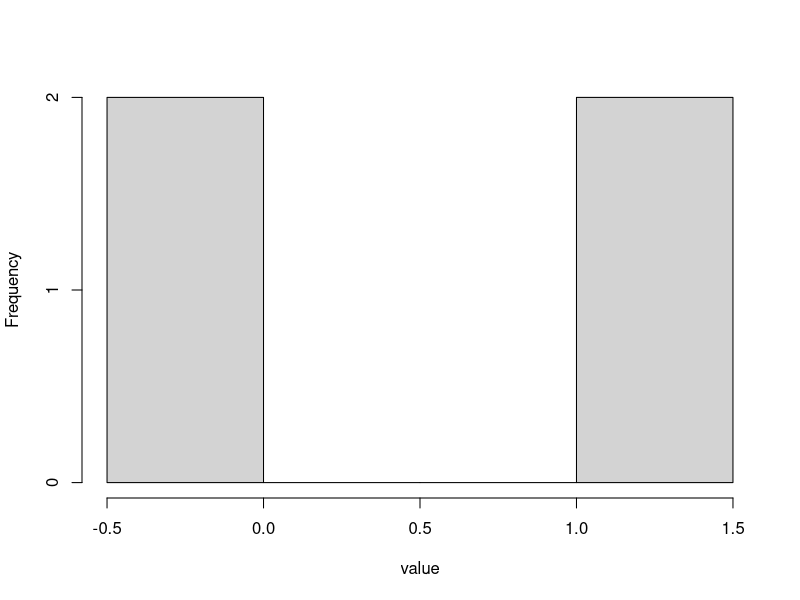
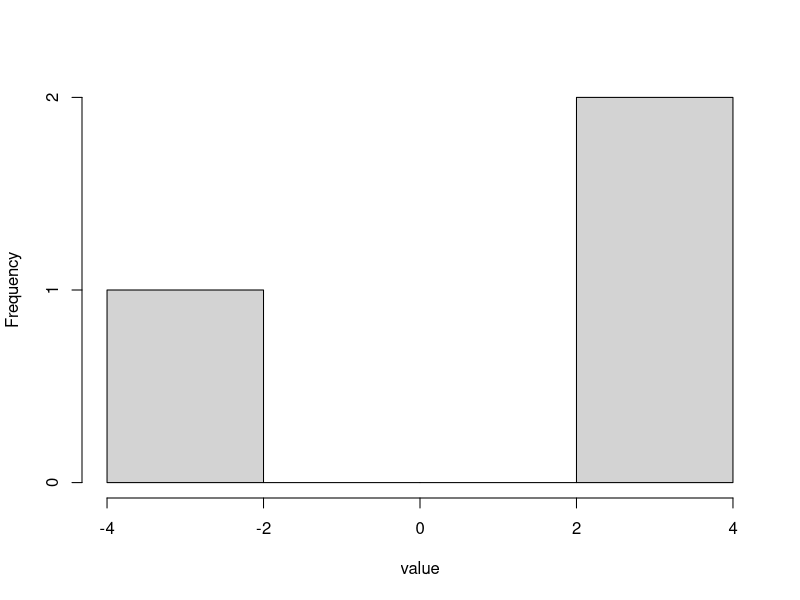
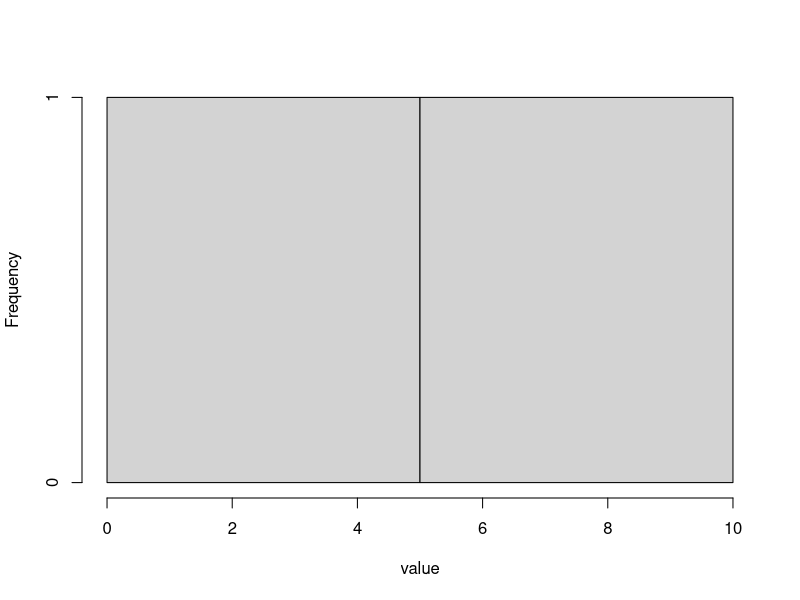
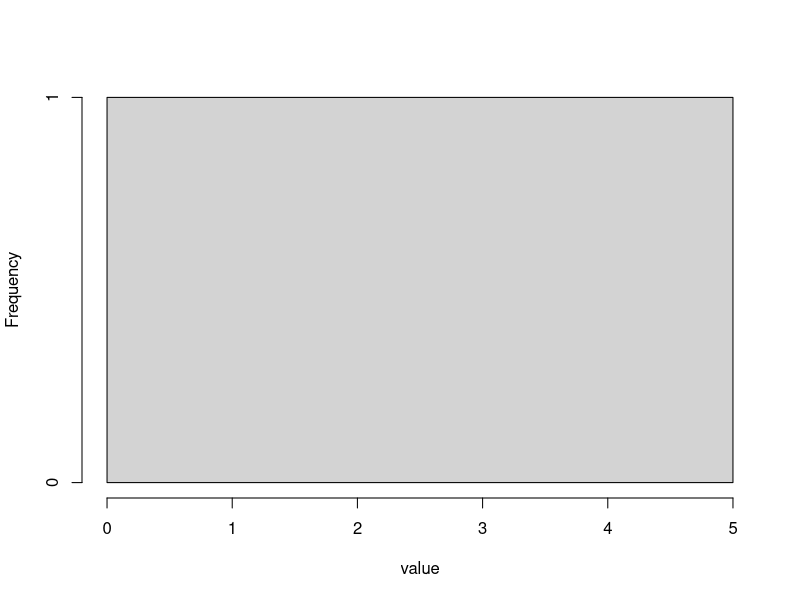
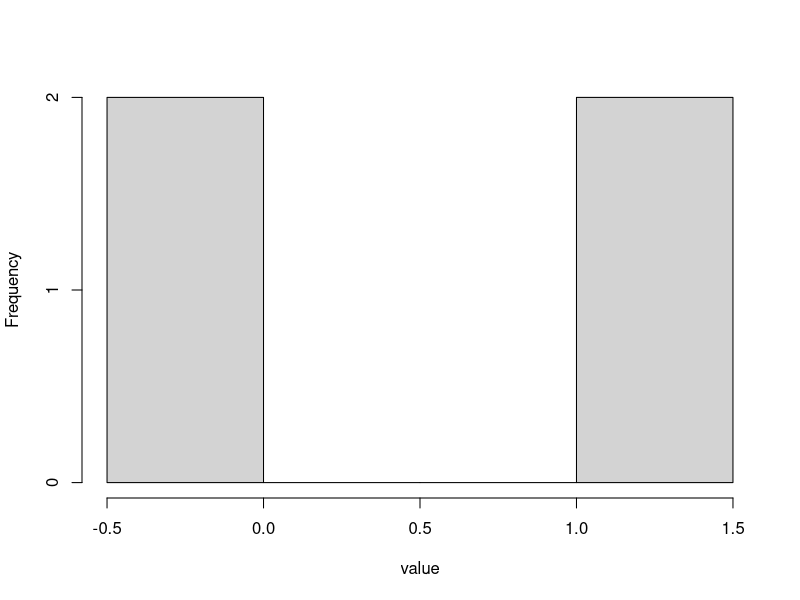
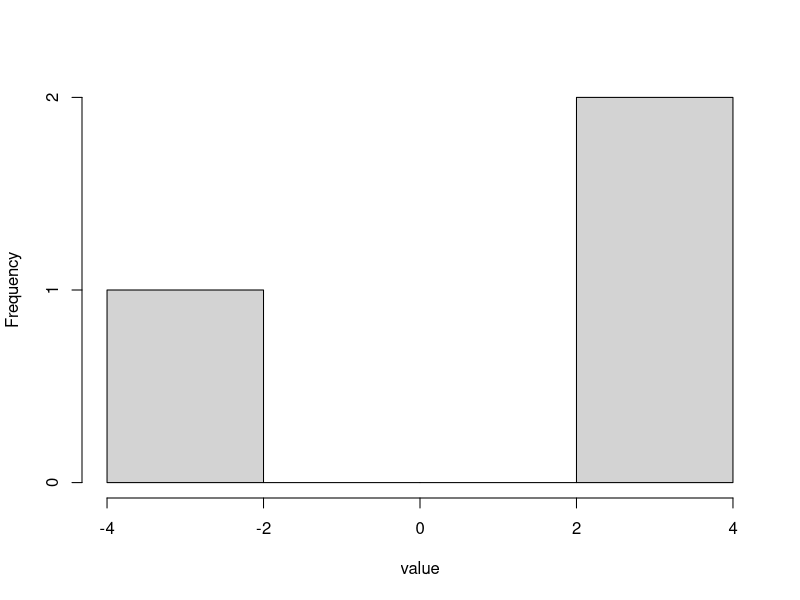
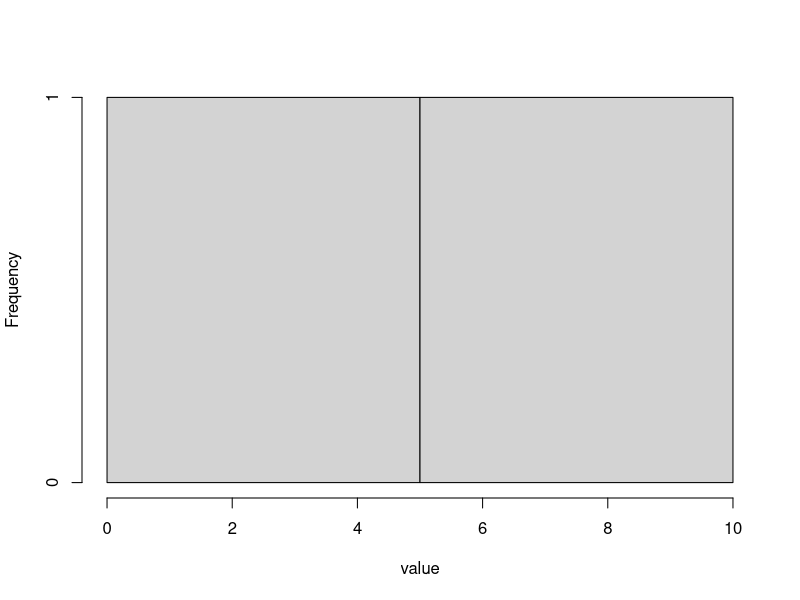
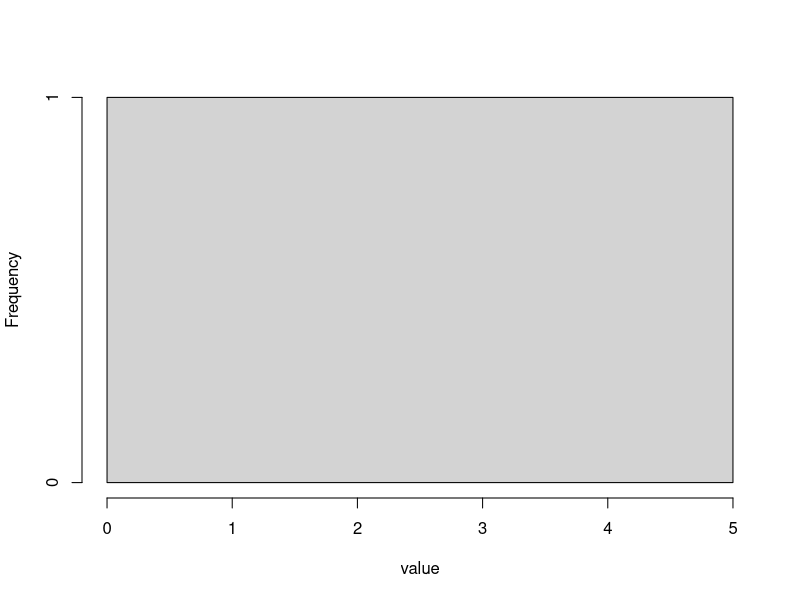

Write the R code that produced these figures, in order.
## ---- chunk 1
knitr::opts_chunk$set(
  collapse = TRUE,
  comment = "#>",
  fig.width = 7,
  fig.height = 4.5,
  fig.align = "center"
)
options(tibble.print_min = 6, tibble.print_max = 6)

modern_r <- getRversion() >= "4.1.0"
## ---- chunk 2
library(purrr)
library(tibble)
## ---- chunk 3
means <- 1:4
## ---- chunk 4
    set.seed(2020)
    samples <- lapply(means, rnorm, n = 5, sd = 1)
    str(samples)
## ---- chunk 5
    set.seed(2020)
    samples <- map(means, rnorm, n = 5, sd = 1)
    str(samples)
## ---- chunk 6
means <- 1:4
sds <- 1:4
## ---- chunk 7
    set.seed(2020)
    samples <- mapply(
      rnorm, 
      mean = means, 
      sd = sds, 
      MoreArgs = list(n = 5), 
      SIMPLIFY = FALSE
    )
    str(samples)
## ---- chunk 8
    samples <- Map(function(...) rnorm(..., n = 5), mean = means, sd = sds)
## ---- chunk 9
    samples <- Map(\(...) rnorm(..., n = 5), mean = means, sd = sds)
## ---- chunk 10
    set.seed(2020)
    samples <- map2(means, sds, rnorm, n = 5)
    str(samples)
## ---- chunk 11
ns <- 4:1
## ---- chunk 12
    set.seed(2020)
    samples <- Map(rnorm, mean = means, sd = sds, n = ns)
    str(samples)
## ---- chunk 13
    set.seed(2020)
    samples <- pmap(list(mean = means, sd = sds, n = ns), rnorm)
    str(samples)
## ---- chunk 14
    # type stable
    medians <- vapply(samples, median, FUN.VALUE = numeric(1L))
    medians

    # not type stable
    medians <- sapply(samples, median)
## ---- chunk 15
    medians <- map_dbl(samples, median)
    medians
## ---- chunk 16
    # for loop
    for (s in samples) {
      hist(s, xlab = "value", main = "")
    }

    # lapply
    invisible(lapply(samples, function(s) {
      hist(s, xlab = "value", main = "")
    }))
## ---- chunk 17
    walk(samples, ~ hist(.x, xlab = "value", main = ""))
## ---- chunk 18
set.seed(2020)
means %>%
  map(rnorm, n = 5, sd = 1) %>%
  map_dbl(median)
## ---- chunk 19
set.seed(2020)
means |> 
  lapply(rnorm, n = 5, sd = 1) |> 
  sapply(median)
